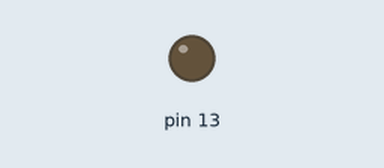
Simulated run of this sketch. Board: Arduino Uno, built with avr-gcc and run on an emulated ATmega328P. Shown: output pins drawn as LEDs (lit = HIGH).

Above: at 0.5 s.
At 4.5 s:
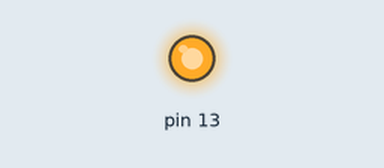
Timing chart, 0 to 6.9 s (numbered marks = the images above):
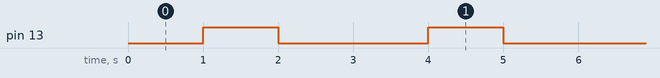

The sketch:

TTL_cont_Train_B.ino
```cpp
void setup()
{
  pinMode(13, OUTPUT);
}

void loop()
{
  delay(1000);
  digitalWrite(13, HIGH);
  delay(1000);
  digitalWrite(13, LOW);
  delay(1000);
}
```

Measured:
- by itself, pin 13: alternates HIGH for 1.0 s and LOW for 2.0 s
